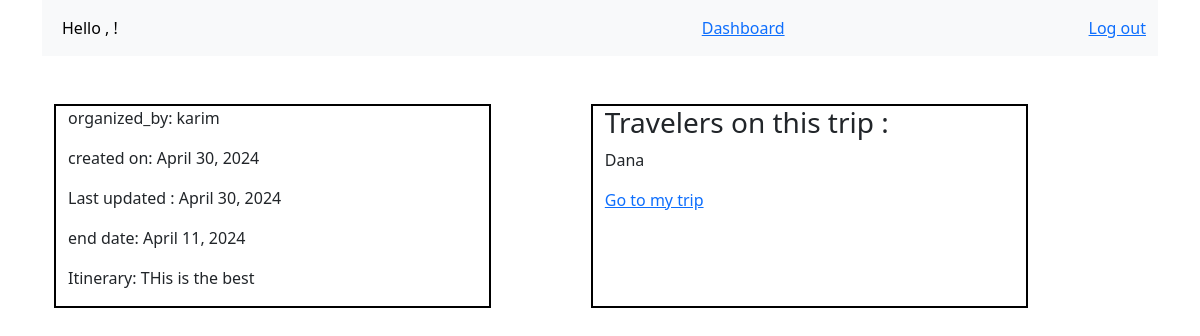
The page /details/1 on the database its author committed.
### app1/models.py (models this page shows)
class Trip(models.Model):
    destination = models.CharField(max_length=100)
    start_date = models.DateField()
    end_date = models.DateField()
    Itinerary = models.TextField()
    organizer = models.ForeignKey(User, on_delete=models.CASCADE)
    created_at = models.DateField(auto_now_add=True)
    updated_at = models.DateField(auto_now=True)
    travelers = models.ManyToManyField(User, related_name='travelers')
    objects = TripManger()

class User(models.Model):
    first_name = models.CharField(max_length=50)
    last_name = models.CharField(max_length=50)
    email = models.EmailField(unique=True)
    password = models.CharField(max_length=50)
    objects = UsersManger()

### app1/views.py (the view)
# urls.py: path('details/<int:pk>', views.details, name='details'),
def details(request, pk):
    trip = Trip.objects.get(pk=pk)
    context = {
        'trip': trip
    }
    return render(request, "if_not_organized_by.html", context)

### app1/templates/if_not_organized_by.html (shortened to what this page needs)
{% extends './base.html' %}
{% block content %}
<div class="container text-left mt-6">
    <div class="row mt-5" >
        <div class=" col-lg-6" style="border: 2px solid black; max-width: 40%;">
            <div>
                <p>organized_by: {{trip.organizer.first_name}}</p>
                <p>created on: {{trip.created_at}}</p>
                <p>Last updated : {{trip.updated_at}}</p>
                <p>end date: {{ trip.end_date }} </p>
                <p>Itinerary: {{trip.Itinerary}} </p>
            </div>
        </div>
        <div class=" col-lg-6" style="border: 2px solid black; max-width: 40%; margin-left: 100px;">
            <div class="pairent">
                <h1 class="h3">Travelers on this trip :</h1>
                {% for user in trip.travelers.all %}
                <p>{{user.first_name}}</p>
                {% endfor %}
                <a class="my_trip" style="text-decoration: underline;" href="{% url 'app1:my_trips' %}">Go to
                    my trip </a>
            </div>
        </div>
    </div>
</div>
{% endblock content %}

### rows shown on the page
Trip: organizer.first_name "karim", created_at "April 30, 2024", updated_at "April 30, 2024", end_date "April 11, 2024", Itinerary "THis is the best"
User: first_name "Dana"
